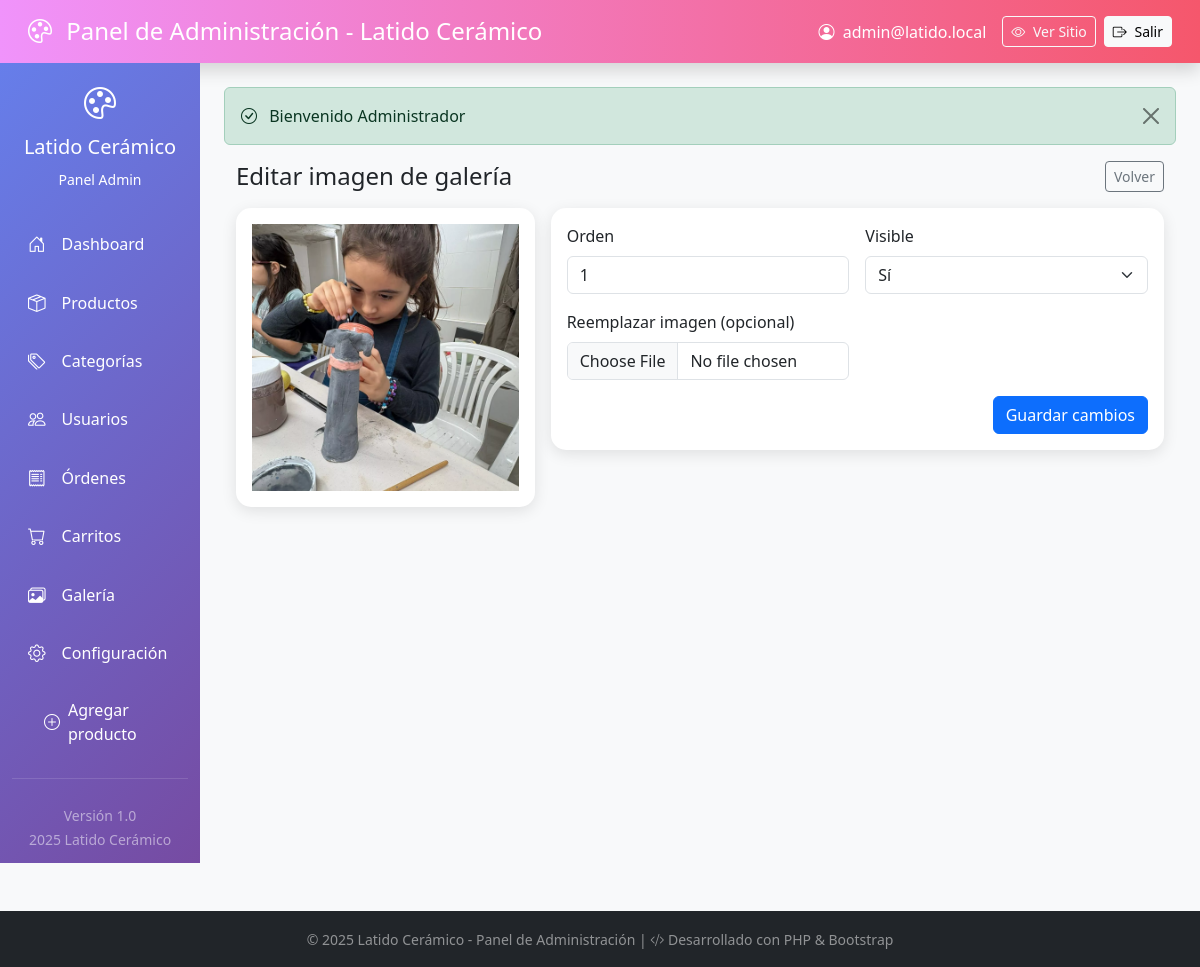
Screenshot of /admin/index.php?sec=editar_galeria&id=16 (signed in) with the database file from the repository.
### tables this page shows
CREATE TABLE `admin_secciones` (
  `id` int UNSIGNED NOT NULL,
  `slug` varchar(60) NOT NULL,
  `nombre` varchar(100) NOT NULL,
  `icono` varchar(60) DEFAULT NULL,
  `en_menu` tinyint(1) NOT NULL DEFAULT '1',
  `activo` tinyint(1) NOT NULL DEFAULT '1',
  `orden` int UNSIGNED NOT NULL DEFAULT '10',
  `created_at` timestamp NULL DEFAULT CURRENT_TIMESTAMP
);

CREATE TABLE `galeria` (
  `id` bigint UNSIGNED NOT NULL,
  `imagen` varchar(255) NOT NULL,
  `orden` int UNSIGNED NOT NULL DEFAULT '0',
  `visible` tinyint(1) NOT NULL DEFAULT '1',
  `created_at` timestamp NULL DEFAULT CURRENT_TIMESTAMP
);

### admin/includes/functions.php (called while the page is built, shortened)
<?php
function secciones_menu(): array
{
    try {
        if (class_exists('Conexion')) {
            $cx = new Conexion();
            $pdo = $cx->getConexion();
            if (class_exists('SeccionesAdmin')) {
                $sec = new SeccionesAdmin($pdo);
                $menu = $sec->obtenerMenu();
                if (!empty($menu)) return $menu;
            }
        }
    } catch (Throwable $e) {}
    return [
        "inicio" => ["nombre" => "Dashboard", "icono" => "house-door"],
        "productos" => ["nombre" => "Productos", "icono" => "box-seam"],
        "categorias" => ["nombre" => "Categorías", "icono" => "tags"],
        "usuarios" => ["nombre" => "Usuarios", "icono" => "people"],
        "ordenes" => ["nombre" => "Órdenes", "icono" => "receipt"],
        "galeria" => ["nombre" => "Galería", "icono" => "images"],
        "configuracion" => ["nombre" => "Configuración", "icono" => "gear"]
    ];
}
?>

### admin/classes/SeccionesAdmin.php (called while the page is built, shortened)
<?php
class SeccionesAdmin {
    private PDO $pdo;
    public function __construct(PDO $pdo) { $this->pdo = $pdo; }
    public function obtenerMenu(): array {
        $rows = $this->pdo->query("SELECT slug,nombre,icono FROM admin_secciones WHERE activo=1 AND en_menu=1 ORDER BY orden ASC")->fetchAll();
        $menu = [];
        foreach ($rows as $r) { $menu[$r['slug']] = ['nombre'=>$r['nombre'],'icono'=>$r['icono']]; }
        return $menu;
    }
}

### admin/classes/GaleriaAdmin.php (called while the page is built, shortened)
<?php
class GaleriaAdmin {
    public static function buscar(int $id): ?array {
        $pdo = (new Conexion())->getConexion();
        $st = $pdo->prepare('SELECT id, imagen, orden, visible, created_at FROM galeria WHERE id = :id');
        $st->execute([':id'=>$id]);
        $row = $st->fetch(PDO::FETCH_ASSOC);
        return $row ?: null;
    }
}
?>

### admin/views/editar_galeria.php (the view, shortened to what this page needs)
<?php
require_once __DIR__ . '/../classes/GaleriaAdmin.php';
require_once __DIR__ . '/../includes/functions.php';
$id = isset($_GET['id']) ? (int)$_GET['id'] : 0;
$item = $id > 0 ? GaleriaAdmin::buscar($id) : null;
?>
<div class="container-fluid">
  <div class="d-flex align-items-center justify-content-between mb-3">
    <h2 class="h4 mb-0">Editar imagen de galería</h2>
    <a href="?sec=galeria" class="btn btn-outline-secondary btn-sm">Volver</a>
  </div>
  <div class="row g-3">
    <div class="col-lg-4">
      <div class="card card-admin p-3">
        <div class="ratio ratio-1x1 bg-light">
          <img src="/assets/img/galeria/<?= htmlspecialchars($item['imagen']) ?>" alt="Imagen de galería" class="w-100 h-100 object-fit-cover">
        </div>
      </div>
    </div>
    <div class="col-lg-8">
      <div class="card card-admin p-3">
        <form action="actions/editar_galeria_acc.php" method="post" enctype="multipart/form-data">
          <div class="row g-3">
            <div class="col-md-6">
              <label class="form-label">Orden</label>
              <input type="number" class="form-control" name="orden" value="<?= (int)$item['orden'] ?>" min="0">
            </div>
            <div class="col-md-6">
              <label class="form-label">Visible</label>
              <select class="form-select" name="visible">
                <option value="1" <?= ((int)$item['visible']===1?'selected':'') ?>>Sí</option>
              </select>
            </div>
            <div class="col-md-6">
              <label class="form-label">Reemplazar imagen (opcional)</label>
              <input type="file" class="form-control" name="imagen" accept="image/*">
            </div>
          </div>
          <div class="text-end mt-3">
            <button class="btn btn-primary">Guardar cambios</button>
          </div>
        </form>
      </div>
    </div>
  </div>
</div>

### admin/includes/sidebar.php
<nav class="col-md-3 col-lg-2 d-md-block admin-sidebar collapse">
    <div class="position-sticky pt-3">
        <div class="text-center text-white mb-4">
            <i class="bi bi-palette" style="font-size: 2rem;"></i>
            <h5 class="mt-2">Latido Cerámico</h5>
            <small>Panel Admin</small>
        </div>
        <ul class="nav flex-column">
            <?php
            $menu_items = secciones_menu();
            foreach ($menu_items as $seccion_key => $item):
                $active_class = ($seccion === $seccion_key) ? 'active bg-white bg-opacity-25' : '';
            ?>
                <li class="nav-item">
                    <a class="nav-link text-white d-flex align-items-center py-3 <?= $active_class ?>"
                       href="?sec=<?= $seccion_key ?>">
                        <i class="bi bi-<?= $item['icono'] ?> me-3" style="font-size: 1.1rem;"></i>
                        <?= $item['nombre'] ?>
                    </a>
                </li>
            <?php endforeach; ?>
            <li class="nav-item ms-3 mt-2">
                <?php $active_new = ($seccion === 'crear_producto') ? 'active bg-white bg-opacity-25' : ''; ?>
                <a class="nav-link text-white d-flex align-items-center py-2 <?= $active_new ?>" href="?sec=crear_producto">
                    <i class="bi bi-plus-circle me-2"></i>
                    Agregar producto
                </a>
            </li>
        </ul>
        <hr class="text-white-50 my-4">
        <div class="text-center">
            <small class="text-white-50">
                Versión 1.0<br>
                <?= date('Y') ?> Latido Cerámico
            </small>
        </div>
    </div>
</nav>

### admin/index.php (style rules this page uses)
.admin-sidebar { background: linear-gradient(135deg, #667eea 0%, #764ba2 100%); min-height: 100vh; }
.card-admin { border: none; border-radius: 15px; box-shadow: 0 4px 15px rgba(0,0,0,0.1); }

### rows the page displays
admin_secciones: nombre "Dashboard"
admin_secciones: nombre "Productos"
admin_secciones: nombre "Categorías"
admin_secciones: nombre "Usuarios"
admin_secciones: nombre "Órdenes"
admin_secciones: nombre "Carritos"
admin_secciones: nombre "Galería"
admin_secciones: nombre "Configuración"
galeria: imagen (picture), orden "1", visible "Sí"

### other values shown
$_SESSION['admin_user_email'] "admin@latido.local"
$_SESSION['mensaje_exito'] "Bienvenido Administrador"
